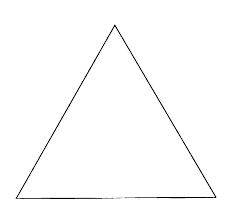
#> input picture code/example_triangle.png, 229 x 220 px
$ jupyter execute LOSWdecomposition.ipynb
#> lines starting #> are read from the running program, lines starting #| are printed output that depends on the picture
#> further down, image is the input picture: shape (220, 229) float64; min 0, max 1, mean 0.989
[cell 1]
#!pip3 install scipy

[cell 2]
#!pip3 install --upgrade pip

[cell 3]
#!pip3 install PyWavelets

[cell 4]
#!pip install scikit-image

[cell 5]
import numpy as np
import scipy.signal as signal
import scipy.interpolate as interp
import matplotlib.pyplot as plt
import pywt
from skimage import io, color

[cell 6]
def losw_basis(t):
    beta3 = lambda x: (1/6) * ((abs(x) < 1) * (4 - 6*x**2 + 3*abs(x)**3) +
                              ((1 <= abs(x)) & (abs(x) < 2)) * (2 - abs(x))**3)
    return (9/5 * beta3(t) - 19/30 * beta3(t + 1) + 4/15 * beta3(t + 3/2) - (1/30) * beta3(t + 2) -
            19/30 * beta3(t - 1) + (4/15) * beta3(t - 3/2) - (1/30) * beta3(t - 2))

def losw_filter_bank():
    p = np.array([9/5, -19/15, 8/15, -1/15])
    q = np.array([0.5, -0.5])
    return p, q

def losw_decompose(image):
    image = color.rgb2gray(image) if len(image.shape) == 3 else image
    p, q = losw_filter_bank()

    # Фильтрация строк
    low_rows = signal.convolve2d(image, p.reshape(1, -1), mode='same', boundary='symm')
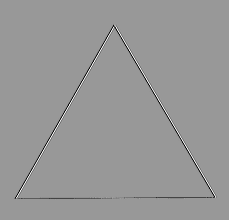
#> low_rows: shape (220, 229) float64; min -0.806, max 2.22, mean 0.989; drawn with min black and max white
    high_rows = signal.convolve2d(image, q.reshape(1, -1), mode='same', boundary='symm')
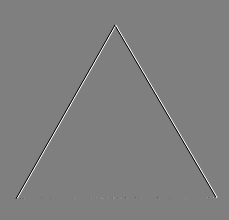
#> high_rows: shape (220, 229) float64; min -0.5, max 0.5, mean -1.27e-20; drawn with min black and max white

    # Фильтрация столбцов
    cA = signal.convolve2d(low_rows, p.reshape(-1, 1), mode='same', boundary='symm')
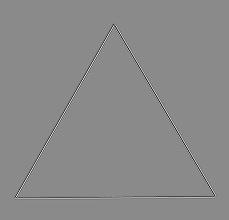
#> cA: shape (220, 229) float64; min -2.63, max 4.05, mean 0.989; drawn with min black and max white
    cH = signal.convolve2d(low_rows, q.reshape(-1, 1), mode='same', boundary='symm')
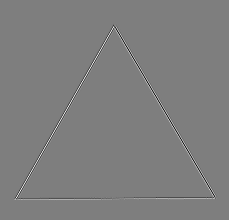
#> cH: shape (220, 229) float64; min -1.26, max 1.29, mean -2.2e-20; drawn with min black and max white
    cV = signal.convolve2d(high_rows, p.reshape(-1, 1), mode='same', boundary='symm')
    cD = signal.convolve2d(high_rows, q.reshape(-1, 1), mode='same', boundary='symm')

    return cA, cH, cV, cD

def plot_decomposition(image, cA, cH, cV, cD):
    fig, axes = plt.subplots(3, 2, figsize=(10, 9))

    axes[0, 0].imshow(image, cmap='gray')
    axes[0, 0].set_title('Original Image')
    axes[0, 0].axis('off')  # Убираем оси для оригинального изображения

    axes[0, 1].axis('off')

    axes[1, 0].imshow(cA, cmap='gray')
    axes[1, 0].set_title('Low-frequency (cA)')
    axes[1, 1].imshow(cH, cmap='gray')
    axes[1, 1].set_title('High-frequency horizontal (cH)')

    axes[2, 0].imshow(cV, cmap='gray')
    axes[2, 0].set_title('High-frequency vertical (cV)')
    axes[2, 1].imshow(cD, cmap='gray')
    axes[2, 1].set_title('High-frequency diagonal (cD)')

    for ax in axes.flat:
        ax.axis('off')

    plt.tight_layout()
    plt.subplots_adjust(top=0.93)

Example

[cell 7]
image = io.imread('example_triangle.png', as_gray=True)

cA, cH, cV, cD = losw_decompose(image)

plot_decomposition(image, cA, cH, cV, cD)
